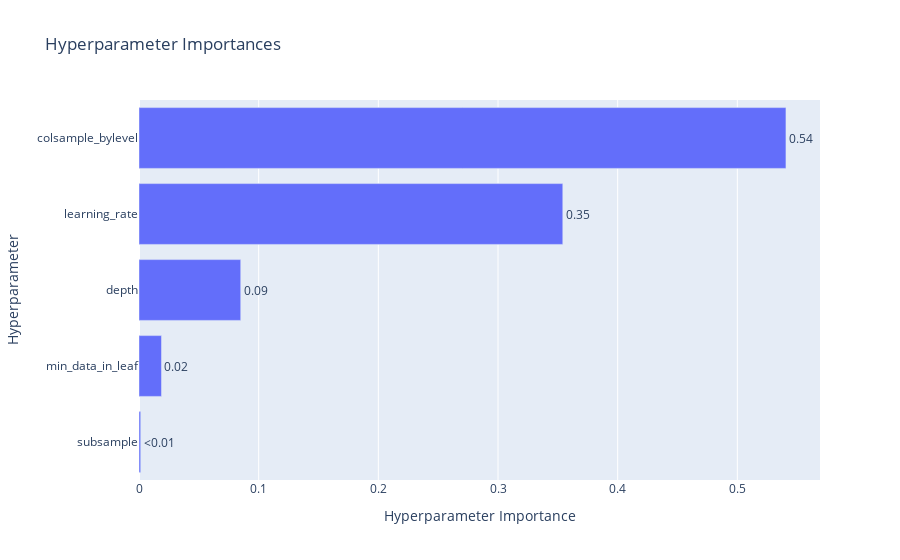

Notebook code for this chart:
### Code cell
plot_param_importances(study).show()

### Figure 1 — Plotly figure (JSON) as saved in the notebook; plotly's stock layout.template omitted (floating-point values rounded to 4 significant figures)
{"data": [{"cliponaxis": false, "hovertemplate": ["subsample (FloatDistribution): 0.0014305160302411656<extra></extra>", "min_data_in_leaf (IntDistribution): 0.018782143666402577<extra></extra>", "depth (IntDistribution): 0.08501018305065446<extra></extra>", "learning_rate (FloatDistribution): 0.3541466727455136<extra></extra>", "colsample_bylevel (FloatDistribution): 0.5406304845071883<extra></extra>"], "name": "Objective Value", "orientation": "h", "text": ["<0.01", "0.02", "0.09", "0.35", "0.54"], "textposition": "outside", "type": "bar", "x": [0.001431, 0.01878, 0.08501, 0.3541, 0.5406], "y": ["subsample", "min_data_in_leaf", "depth", "learning_rate", "colsample_bylevel"]}], "layout": {"title": {"text": "Hyperparameter Importances"}, "xaxis": {"title": {"text": "Hyperparameter Importance"}}, "yaxis": {"title": {"text": "Hyperparameter"}}}}
